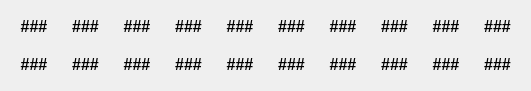
   <widget class="QWidget" name="horizontalLayoutWidget_2">
    <property name="geometry">
     <rect>
      <x>10</x>
      <y>10</y>
      <width>531</width>
      <height>91</height>
     </rect>
    </property>
    <layout class="QHBoxLayout" name="ipc">
     <item>
      <layout class="QVBoxLayout" name="ussrIPC">
       <item>
        <widget class="QLabel" name="ussrTurn">
         <property name="text">
          <string>&lt;html&gt;&lt;head/&gt;&lt;body&gt;&lt;p align=&quot;center&quot;&gt;&lt;span style=&quot; font-size:12pt; font-weight:700;&quot;&gt;###&lt;/span&gt;&lt;/p&gt;&lt;/body&gt;&lt;/html&gt;</string>
         </property>
         <property name="alignment">
          <set>Qt::AlignCenter</set>
         </property>
        </widget>
       </item>
       <item>
        <widget class="QLabel" name="ussrBank">
         <property name="text">
          <string>&lt;html&gt;&lt;head/&gt;&lt;body&gt;&lt;p align=&quot;center&quot;&gt;&lt;span style=&quot; font-size:12pt; font-weight:700;&quot;&gt;###&lt;/span&gt;&lt;/p&gt;&lt;/body&gt;&lt;/html&gt;</string>
         </property>
         <property name="alignment">
          <set>Qt::AlignCenter</set>
         </property>
        </widget>
       </item>
      </layout>
     </item>
     <item>
      <layout class="QVBoxLayout" name="gerIPC">
       <item>
        <widget class="QLabel" name="gerTurn">
         <property name="text">
          <string>&lt;html&gt;&lt;head/&gt;&lt;body&gt;&lt;p align=&quot;center&quot;&gt;&lt;span style=&quot; font-size:12pt; font-weight:700;&quot;&gt;###&lt;/span&gt;&lt;/p&gt;&lt;/body&gt;&lt;/html&gt;</string>
         </property>
         <property name="alignment">
          <set>Qt::AlignCenter</set>
         </property>
        </widget>
       </item>
       <item>
        <widget class="QLabel" name="gerBank">
         <property name="text">
          <string>&lt;html&gt;&lt;head/&gt;&lt;body&gt;&lt;p align=&quot;center&quot;&gt;&lt;span style=&quot; font-size:12pt; font-weight:700;&quot;&gt;###&lt;/span&gt;&lt;/p&gt;&lt;/body&gt;&lt;/html&gt;</string>
         </property>
         <property name="alignment">
          <set>Qt::AlignCenter</set>
         </property>
        </widget>
       </item>
      </layout>
     </item>
     <item>
      <layout class="QVBoxLayout" name="japIPC">
       <item>
        <widget class="QLabel" name="japTurn">
         <property name="text">
          <string>&lt;html&gt;&lt;head/&gt;&lt;body&gt;&lt;p align=&quot;center&quot;&gt;&lt;span style=&quot; font-size:12pt; font-weight:700;&quot;&gt;###&lt;/span&gt;&lt;/p&gt;&lt;/body&gt;&lt;/html&gt;</string>
         </property>
         <property name="alignment">
          <set>Qt::AlignCenter</set>
         </property>
        </widget>
       </item>
       <item>
        <widget class="QLabel" name="japBank">
         <property name="text">
          <string>&lt;html&gt;&lt;head/&gt;&lt;body&gt;&lt;p align=&quot;center&quot;&gt;&lt;span style=&quot; font-size:12pt; font-weight:700;&quot;&gt;###&lt;/span&gt;&lt;/p&gt;&lt;/body&gt;&lt;/html&gt;</string>
         </property>
         <property name="alignment">
          <set>Qt::AlignCenter</set>
         </property>
        </widget>
       </item>
      </layout>
     </item>
     <item>
      <layout class="QVBoxLayout" name="usaIPC">
       <item>
        <widget class="QLabel" name="usaTurn">
         <property name="text">
          <string>&lt;html&gt;&lt;head/&gt;&lt;body&gt;&lt;p align=&quot;center&quot;&gt;&lt;span style=&quot; font-size:12pt; font-weight:700;&quot;&gt;###&lt;/span&gt;&lt;/p&gt;&lt;/body&gt;&lt;/html&gt;</string>
         </property>
         <property name="alignment">
          <set>Qt::AlignCenter</set>
         </property>
        </widget>
       </item>
       <item>
        <widget class="QLabel" name="usaBank">
         <property name="text">
          <string>&lt;html&gt;&lt;head/&gt;&lt;body&gt;&lt;p align=&quot;center&quot;&gt;&lt;span style=&quot; font-size:12pt; font-weight:700;&quot;&gt;###&lt;/span&gt;&lt;/p&gt;&lt;/body&gt;&lt;/html&gt;</string>
         </property>
         <property name="alignment">
          <set>Qt::AlignCenter</set>
         </property>
        </widget>
       </item>
      </layout>
     </item>
     <item>
      <layout class="QVBoxLayout" name="chinaIPC">
       <item>
        <widget class="QLabel" name="chinaTurn">
         <property name="text">
          <string>&lt;html&gt;&lt;head/&gt;&lt;body&gt;&lt;p align=&quot;center&quot;&gt;&lt;span style=&quot; font-size:12pt; font-weight:700;&quot;&gt;###&lt;/span&gt;&lt;/p&gt;&lt;/body&gt;&lt;/html&gt;</string>
         </property>
         <property name="alignment">
          <set>Qt::AlignCenter</set>
         </property>
        </widget>
       </item>
       <item>
        <widget class="QLabel" name="chinaBank">
         <property name="text">
          <string>&lt;html&gt;&lt;head/&gt;&lt;body&gt;&lt;p align=&quot;center&quot;&gt;&lt;span style=&quot; font-size:12pt; font-weight:700;&quot;&gt;###&lt;/span&gt;&lt;/p&gt;&lt;/body&gt;&lt;/html&gt;</string>
         </property>
         <property name="alignment">
          <set>Qt::AlignCenter</set>
         </property>
        </widget>
       </item>
      </layout>
     </item>
     <item>
      <layout class="QVBoxLayout" name="ukeurIPC">
       <item>
        <widget class="QLabel" name="ukeurTurn">
         <property name="text">
          <string>&lt;html&gt;&lt;head/&gt;&lt;body&gt;&lt;p align=&quot;center&quot;&gt;&lt;span style=&quot; font-size:12pt; font-weight:700;&quot;&gt;###&lt;/span&gt;&lt;/p&gt;&lt;/body&gt;&lt;/html&gt;</string>
         </property>
         <property name="alignment">
          <set>Qt::AlignCenter</set>
         </property>
        </widget>
       </item>
       <item>
        <widget class="QLabel" name="ukeurBank">
         <property name="text">
          <string>&lt;html&gt;&lt;head/&gt;&lt;body&gt;&lt;p align=&quot;center&quot;&gt;&lt;span style=&quot; font-size:12pt; font-weight:700;&quot;&gt;###&lt;/span&gt;&lt;/p&gt;&lt;/body&gt;&lt;/html&gt;</string>
         </property>
         <property name="alignment">
          <set>Qt::AlignCenter</set>
         </property>
        </widget>
       </item>
      </layout>
     </item>
     <item>
      <layout class="QVBoxLayout" name="ukpacIPC">
       <item>
        <widget class="QLabel" name="ukpacTurn">
         <property name="text">
          <string>&lt;html&gt;&lt;head/&gt;&lt;body&gt;&lt;p align=&quot;center&quot;&gt;&lt;span style=&quot; font-size:12pt; font-weight:700;&quot;&gt;###&lt;/span&gt;&lt;/p&gt;&lt;/body&gt;&lt;/html&gt;</string>
         </property>
         <property name="alignment">
          <set>Qt::AlignCenter</set>
         </property>
        </widget>
       </item>
       <item>
        <widget class="QLabel" name="ukpacBank">
         <property name="text">
          <string>&lt;html&gt;&lt;head/&gt;&lt;body&gt;&lt;p align=&quot;center&quot;&gt;&lt;span style=&quot; font-size:12pt; font-weight:700;&quot;&gt;###&lt;/span&gt;&lt;/p&gt;&lt;/body&gt;&lt;/html&gt;</string>
         </property>
         <property name="alignment">
          <set>Qt::AlignCenter</set>
         </property>
        </widget>
       </item>
      </layout>
     </item>
     <item>
      <layout class="QVBoxLayout" name="itaIPC">
       <item>
        <widget class="QLabel" name="itaTurn">
         <property name="text">
          <string>&lt;html&gt;&lt;head/&gt;&lt;body&gt;&lt;p align=&quot;center&quot;&gt;&lt;span style=&quot; font-size:12pt; font-weight:700;&quot;&gt;###&lt;/span&gt;&lt;/p&gt;&lt;/body&gt;&lt;/html&gt;</string>
         </property>
         <property name="alignment">
          <set>Qt::AlignCenter</set>
         </property>
        </widget>
       </item>
       <item>
        <widget class="QLabel" name="itaBank">
         <property name="text">
          <string>&lt;html&gt;&lt;head/&gt;&lt;body&gt;&lt;p align=&quot;center&quot;&gt;&lt;span style=&quot; font-size:12pt; font-weight:700;&quot;&gt;###&lt;/span&gt;&lt;/p&gt;&lt;/body&gt;&lt;/html&gt;</string>
         </property>
         <property name="alignment">
          <set>Qt::AlignCenter</set>
         </property>
        </widget>
       </item>
      </layout>
     </item>
     <item>
      <layout class="QVBoxLayout" name="anzacIPC">
       <item>
        <widget class="QLabel" name="anzacTurn">
         <property name="text">
          <string>&lt;html&gt;&lt;head/&gt;&lt;body&gt;&lt;p align=&quot;center&quot;&gt;&lt;span style=&quot; font-size:12pt; font-weight:700;&quot;&gt;###&lt;/span&gt;&lt;/p&gt;&lt;/body&gt;&lt;/html&gt;</string>
         </property>
         <property name="textFormat">
          <enum>Qt::AutoText</enum>
         </property>
         <property name="alignment">
          <set>Qt::AlignCenter</set>
         </property>
        </widget>
       </item>
       <item>
        <widget class="QLabel" name="anzacBank">
         <property name="text">
          <string>&lt;html&gt;&lt;head/&gt;&lt;body&gt;&lt;p align=&quot;center&quot;&gt;&lt;span style=&quot; font-size:12pt; font-weight:700;&quot;&gt;###&lt;/span&gt;&lt;/p&gt;&lt;/body&gt;&lt;/html&gt;</string>
         </property>
         <property name="textFormat">
          <enum>Qt::AutoText</enum>
         </property>
         <property name="alignment">
          <set>Qt::AlignCenter</set>
         </property>
        </widget>
       </item>
      </layout>
     </item>
     <item>
      <layout class="QVBoxLayout" name="fraIPC">
       <item>
        <widget class="QLabel" name="fraTurn">
         <property name="text">
          <string>&lt;html&gt;&lt;head/&gt;&lt;body&gt;&lt;p align=&quot;center&quot;&gt;&lt;span style=&quot; font-size:12pt; font-weight:700;&quot;&gt;###&lt;/span&gt;&lt;/p&gt;&lt;/body&gt;&lt;/html&gt;</string>
         </property>
         <property name="alignment">
          <set>Qt::AlignCenter</set>
         </property>
        </widget>
       </item>
       <item>
        <widget class="QLabel" name="fraBank">
         <property name="text">
          <string>&lt;html&gt;&lt;head/&gt;&lt;body&gt;&lt;p align=&quot;center&quot;&gt;&lt;span style=&quot; font-size:12pt; font-weight:700;&quot;&gt;###&lt;/span&gt;&lt;/p&gt;&lt;/body&gt;&lt;/html&gt;</string>
         </property>
         <property name="alignment">
          <set>Qt::AlignCenter</set>
         </property>
        </widget>
       </item>
      </layout>
     </item>
    </layout>
   </widget>
